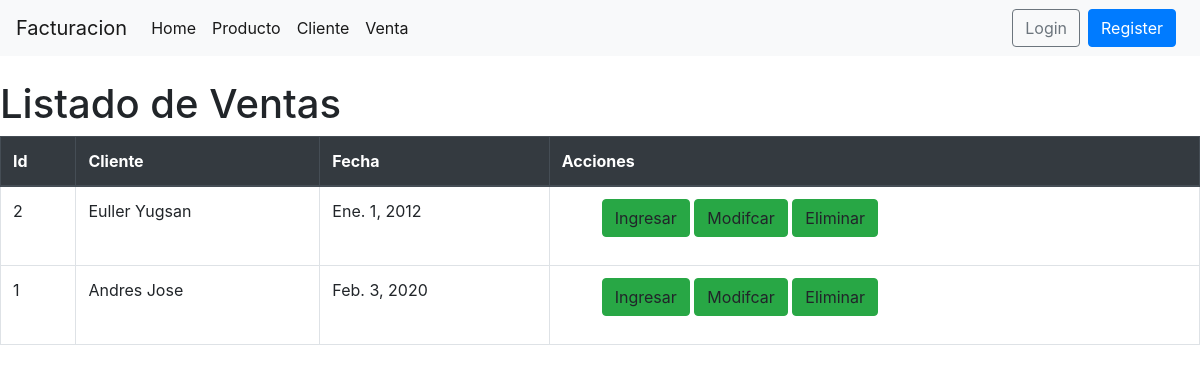
Page /listarfactura/ on the committed database.
### Facturacion/models.py (models this page shows, shortened)
class Factura(models.Model):
    cliente = models.ForeignKey(Cliente, on_delete = models.CASCADE)
    fecha = models.DateField()
    total = models.FloatField(default=0)
    prueba = models.BooleanField(default=True)
    creacion = models.DateTimeField(
        auto_now_add=True, verbose_name="Fecha Creacion")
    modificacion = models.DateTimeField(
        auto_now=True, verbose_name="Fecha Modificacion")
    class Meta:
        verbose_name = 'Cliente'
        verbose_name_plural = 'Clientes'
        ordering = ["-creacion"]

class Cliente(models.Model):
    ruc = models.CharField(max_length=13)
    nombre = models.CharField(max_length=300)
    direccion = models.TextField(blank=True, null=True)
    producto = models.ManyToManyField(Producto)
    prueba = models.BooleanField(default=True)
    creacion = models.DateTimeField(
        auto_now_add=True, verbose_name="Fecha Creacion")
    modificacion = models.DateTimeField(
        auto_now=True, verbose_name="Fecha Modificacion")
    class Meta:
        verbose_name = 'Cliente'
        verbose_name_plural = 'Clientes'
        ordering = ["-creacion"]

### Facturacion/views.py (the view)
# urls.py: path('listarfactura/', listarFactura, name='listarfactura'),
def listarFactura(request):
    factura = Factura.objects.all()
    opciones = {'Menu': 'Menu Principal',
                'Producto': 'Productos', 'Cliente': 'Clientes','Venta':'Ventas','facturas':factura}
    return render(request, 'listar_factura.html', opciones)

### templates/listar_factura.html (shortened to what this page needs)
<!DOCTYPE html>
<html lang="en">
<head>
    {% load static %}
    <link href="{% static 'bootstrap/css/bootstrap.min.css' %}" rel="stylesheet">
</head>
<body>
 <nav class="navbar navbar-expand-lg navbar-light bg-light mb-4">
    <a class="navbar-brand" href="#">Facturacion</a>
    <div class="collapse navbar-collapse" id="navbarSupportedContent">
        <ul class="navbar-nav mr-auto">
        <li class="nav-item active">
            <a href='/' class="nav-link" >Home <span class="sr-only">(current)</span></a>
        </li>
        <li class="nav-item active">
            <a class="nav-link" href='/listarproducto'>Producto <span class="sr-only">(current)</span></a>
        </li>
        <li class="nav-item active">
            <a class="nav-link" href='/listarcliente'>Cliente <span class="sr-only">(current)</span></a>
        </li>
        <li class="nav-item active">
            <a class="nav-link" href='/listarfactura'>Venta <span class="sr-only">(current)</span></a>
        </li>
        </ul>
        {% if user.is_authenticated %}
        <ul class="navbar-nav">
            <li class="nav-item dropdown">
            <a class="nav-link dropdown-toggle" href="#" id="navbarDropdown" role="button" data-toggle="dropdown" aria-haspopup="true" aria-expanded="false">
                {{user.username}}
            </a>
            <div class="dropdown-menu" aria-labelledby="navbarDropdown">
                <a class="dropdown-item" href="#">My Tasks</a>
                <div class="dropdown-divider"></div>
                <a class="dropdown-item" href="#">Logout</a>
            </div>
            </li>
        </ul>
        <form class="form-inline my-2 my-lg-0"  action="#" method='GET'>
            <input class="form-control mr-sm-2" type="search" name='q' aria-label="Search" placeholder='Search' value={{request.GET.q}}  >
            <button class="btn btn-outline-success my-2 my-sm-0" type="submit" >Search</button>
        </form>
        {% else %}
        <a class="btn btn-outline-secondary" href="#">Login</a>
        <a class="btn btn-primary ml-2 mr-2" href="#">Register</a>
        {% endif %}
    </div>
    </nav>
    <h1>Listado de {{Venta}}</h1>
    <table class="table table-bordered">
        <thead  class="thead-dark">
            <tr>
                <th>Id</th>
                <th>Cliente</th>
                <th>Fecha</th>
                <th>Acciones</th>
            </tr>
        </thead>
        <body>
            {% for factura in facturas %}
            <tr>
                <td>{{ factura.id }}</td>
                <td>{{ factura.cliente.nombre }}</td>
                <td>{{ factura.fecha }}</td>
                <td>
                    <ul>
                        <l1><a  class="btn btn-success" >Ingresar</a></l1>
                        <l1><a class="btn btn-success" >Modifcar</a></l1>
                        <l1><a class="btn btn-success" >Eliminar</a></l1>
                    </ul>
                </td>
            </tr>
            {% endfor %}
        </body>
    </table>
</body>
</html>

### rows in the picture
Factura: id "2", cliente.nombre "Euller Yugsan", fecha "Ene. 1, 2012"
Factura: id "1", cliente.nombre "Andres Jose", fecha "Feb. 3, 2020"

### other values in the picture
{{ Venta }} "Ventas"
